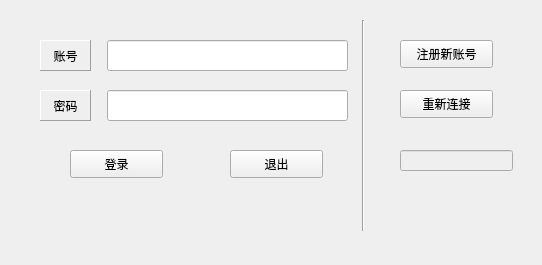
<?xml version="1.0" encoding="UTF-8"?>
<ui version="4.0">
 <class>logger</class>
 <widget class="QWidget" name="logger">
  <property name="geometry">
   <rect>
    <x>0</x>
    <y>0</y>
    <width>542</width>
    <height>265</height>
   </rect>
  </property>
  <property name="windowTitle">
   <string>Form</string>
  </property>
  <widget class="QLineEdit" name="lineEdit_connection_state">
   <property name="enabled">
    <bool>false</bool>
   </property>
   <property name="geometry">
    <rect>
     <x>400</x>
     <y>150</y>
     <width>113</width>
     <height>21</height>
    </rect>
   </property>
  </widget>
  <widget class="QPushButton" name="pushButton_register">
   <property name="geometry">
    <rect>
     <x>400</x>
     <y>40</y>
     <width>93</width>
     <height>28</height>
    </rect>
   </property>
   <property name="text">
    <string>注册新账号</string>
   </property>
  </widget>
  <widget class="QPushButton" name="pushButton_connect">
   <property name="geometry">
    <rect>
     <x>400</x>
     <y>90</y>
     <width>93</width>
     <height>28</height>
    </rect>
   </property>
   <property name="text">
    <string>重新连接</string>
   </property>
  </widget>
  <widget class="QLineEdit" name="lineEdit_password">
   <property name="geometry">
    <rect>
     <x>107</x>
     <y>90</y>
     <width>241</width>
     <height>31</height>
    </rect>
   </property>
  </widget>
  <widget class="QLineEdit" name="lineEdit_name">
   <property name="geometry">
    <rect>
     <x>107</x>
     <y>40</y>
     <width>241</width>
     <height>31</height>
    </rect>
   </property>
  </widget>
  <widget class="QLabel" name="label">
   <property name="geometry">
    <rect>
     <x>40</x>
     <y>40</y>
     <width>51</width>
     <height>31</height>
    </rect>
   </property>
   <property name="frameShape">
    <enum>QFrame::Panel</enum>
   </property>
   <property name="frameShadow">
    <enum>QFrame::Raised</enum>
   </property>
   <property name="text">
    <string>账号</string>
   </property>
   <property name="alignment">
    <set>Qt::AlignCenter</set>
   </property>
  </widget>
  <widget class="QLabel" name="label_2">
   <property name="geometry">
    <rect>
     <x>40</x>
     <y>90</y>
     <width>51</width>
     <height>31</height>
    </rect>
   </property>
   <property name="frameShape">
    <enum>QFrame::Panel</enum>
   </property>
   <property name="frameShadow">
    <enum>QFrame::Raised</enum>
   </property>
   <property name="text">
    <string>密码</string>
   </property>
   <property name="alignment">
    <set>Qt::AlignCenter</set>
   </property>
  </widget>
  <widget class="QPushButton" name="pushButton_exit">
   <property name="geometry">
    <rect>
     <x>230</x>
     <y>150</y>
     <width>93</width>
     <height>28</height>
    </rect>
   </property>
   <property name="text">
    <string>退出</string>
   </property>
  </widget>
  <widget class="QPushButton" name="pushButton_login">
   <property name="geometry">
    <rect>
     <x>70</x>
     <y>150</y>
     <width>93</width>
     <height>28</height>
    </rect>
   </property>
   <property name="text">
    <string>登录</string>
   </property>
  </widget>
  <widget class="Line" name="line">
   <property name="geometry">
    <rect>
     <x>353</x>
     <y>20</y>
     <width>20</width>
     <height>211</height>
    </rect>
   </property>
   <property name="orientation">
    <enum>Qt::Vertical</enum>
   </property>
  </widget>
 </widget>
 <resources/>
 <connections/>
</ui>
